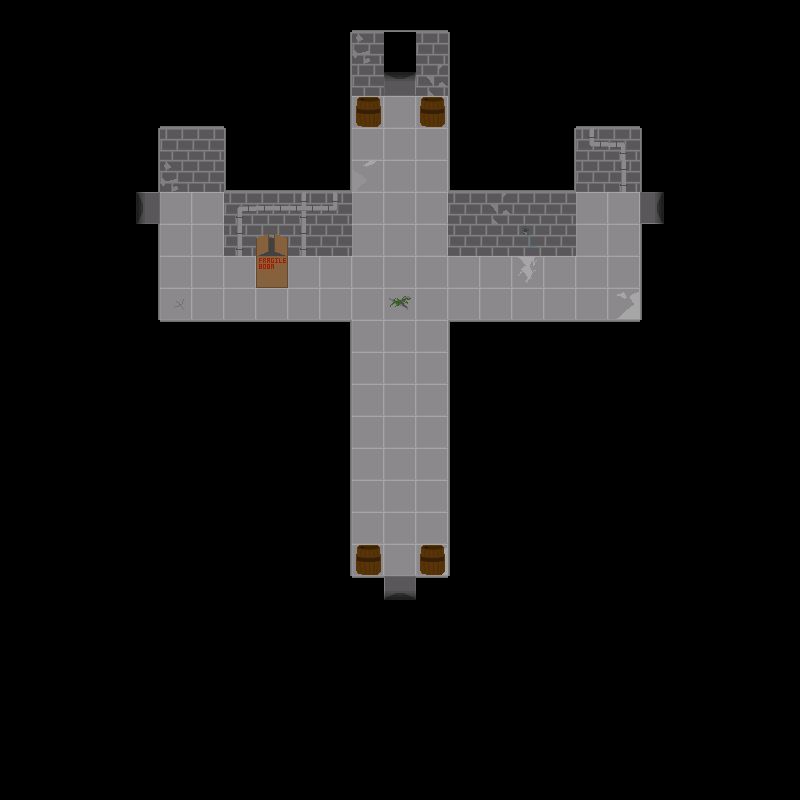

Tiled map render using the project's own tile images. Description and the map definition, with tile-layer contents summarised, below:
An orthogonal 25x25 tile map with 32x32 px tiles, 5 tile layers (backgroundLayer, wallLayer, objectLayer, objectAboveLayer, ...), 2 tilesets and 4 objects.

<map version="1.2" tiledversion="1.2.3" orientation="orthogonal" renderorder="right-down" width="25" height="25" tilewidth="32" tileheight="32" infinite="0" nextlayerid="7" nextobjectid="5">
 <tileset firstgid="1" name="floor1tiles" tilewidth="32" tileheight="32" tilecount="81" columns="9">
  <image source="../../assets/Floor 1/Floors/f1spritesheet.png" width="288" height="288" />
  <tile id="21">
   <properties>
    <property name="door" value="down" />
   </properties>
  </tile>
  <tile id="22">
   <properties>
    <property name="door" value="left" />
   </properties>
  </tile>
  <tile id="23">
   <properties>
    <property name="door" value="right" />
   </properties>
  </tile>
  <tile id="24">
   <properties>
    <property name="door" value="up" />
   </properties>
  </tile>
 </tileset>
 <tileset firstgid="82" name="objects" tilewidth="32" tileheight="32" tilecount="20" columns="4">
  <image source="../../assets/Floor 1/Floors/objspritesheet.png" width="128" height="160" />
 </tileset>
 <layer id="1" name="backgroundLayer" width="25" height="25">
  <data>[625 cells, 625 non-empty, 11 distinct tile ids]</data>
 </layer>
 <layer id="2" name="wallLayer" width="25" height="25">
  <data>[625 cells, 91 non-empty, 19 distinct tile ids]</data>
 </layer>
 <layer id="3" name="objectLayer" width="25" height="25">
  <data>[625 cells, 26 non-empty, 4 distinct tile ids]</data>
 </layer>
 <layer id="4" name="objectAboveLayer" width="25" height="25">
  <data>[625 cells, 0 non-empty, 0 distinct tile ids]</data>
 </layer>
 <objectgroup id="6" name="doorLayer">
  <object id="1" gid="81" x="640" y="224" width="32" height="32">
   <properties>
    <property name="door" value="right" />
   </properties>
  </object>
  <object id="2" gid="81" x="384" y="608" width="32" height="32">
   <properties>
    <property name="door" value="down" />
   </properties>
  </object>
  <object id="3" gid="81" x="128" y="224" width="32" height="32">
   <properties>
    <property name="door" value="left" />
   </properties>
  </object>
  <object id="4" gid="81" x="384" y="96" width="32" height="32">
   <properties>
    <property name="door" value="up" />
   </properties>
  </object>
 </objectgroup>
 <layer id="5" name="aboveLayer" width="25" height="25">
  <data>[625 cells, 0 non-empty, 0 distinct tile ids]</data>
 </layer>
</map>
